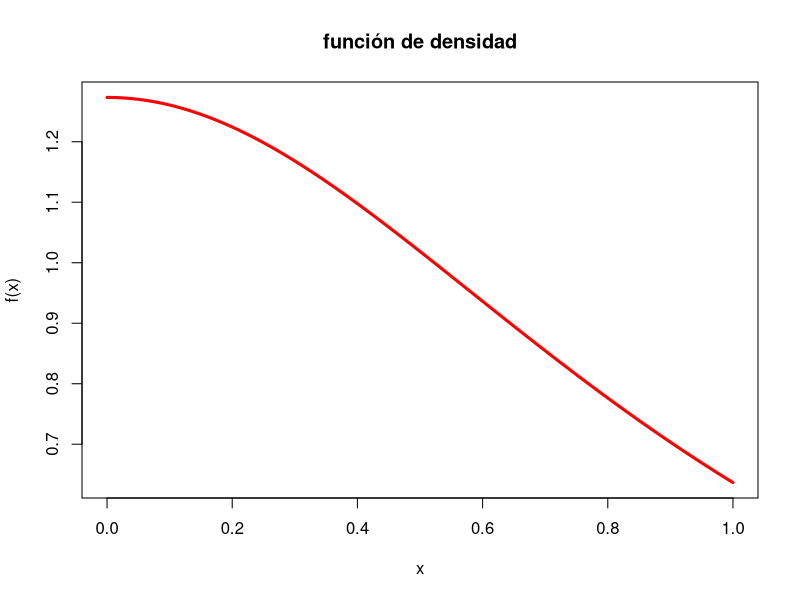
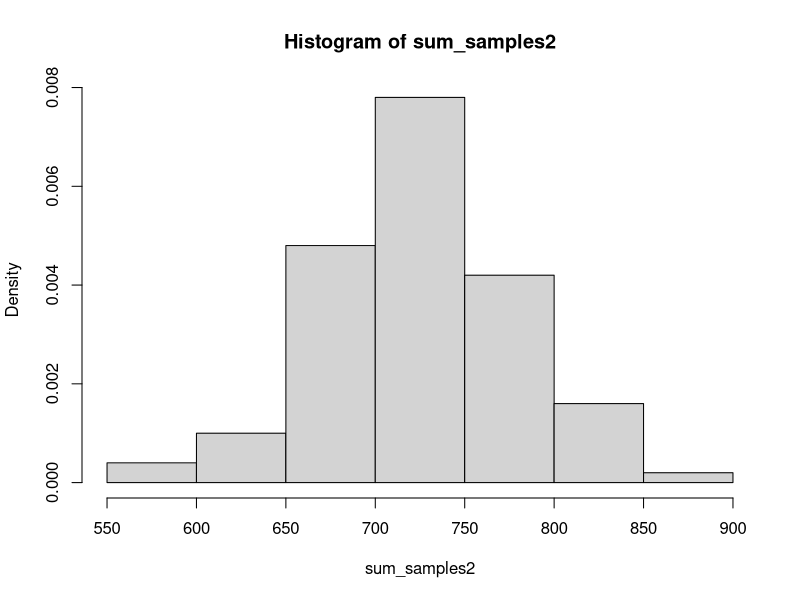
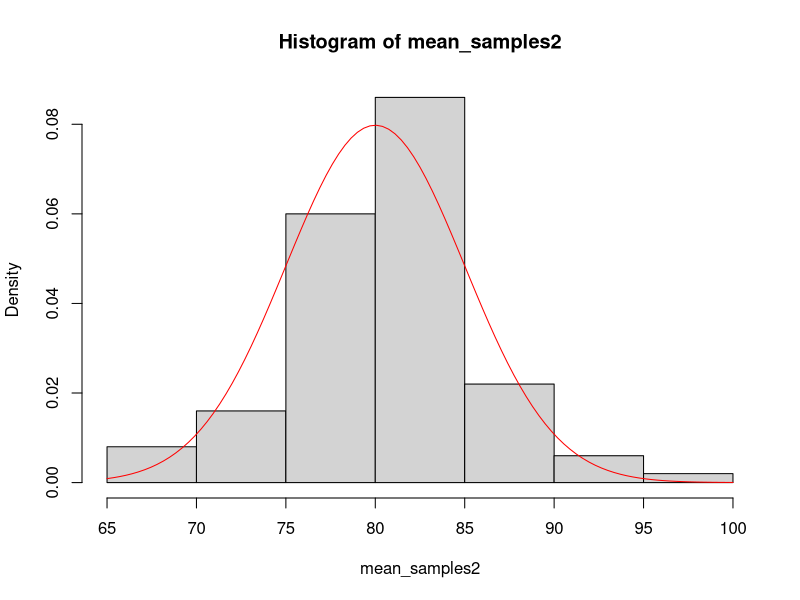
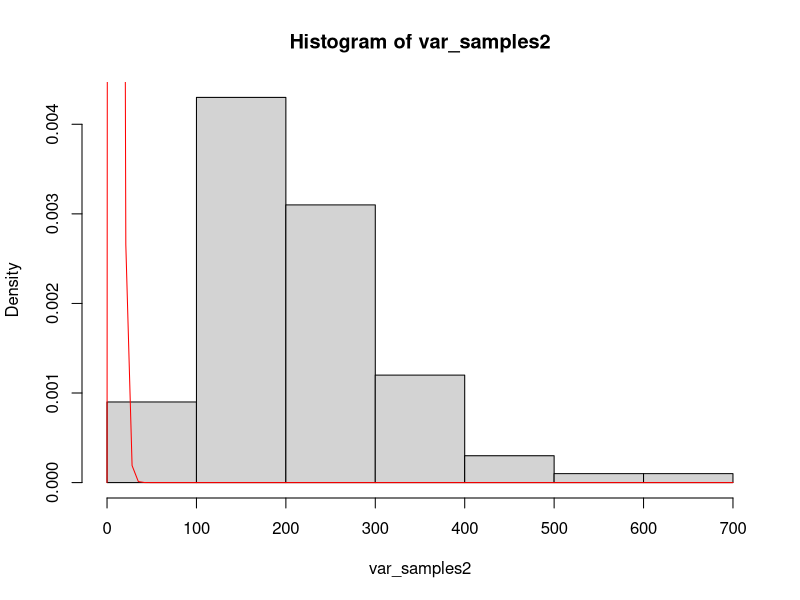
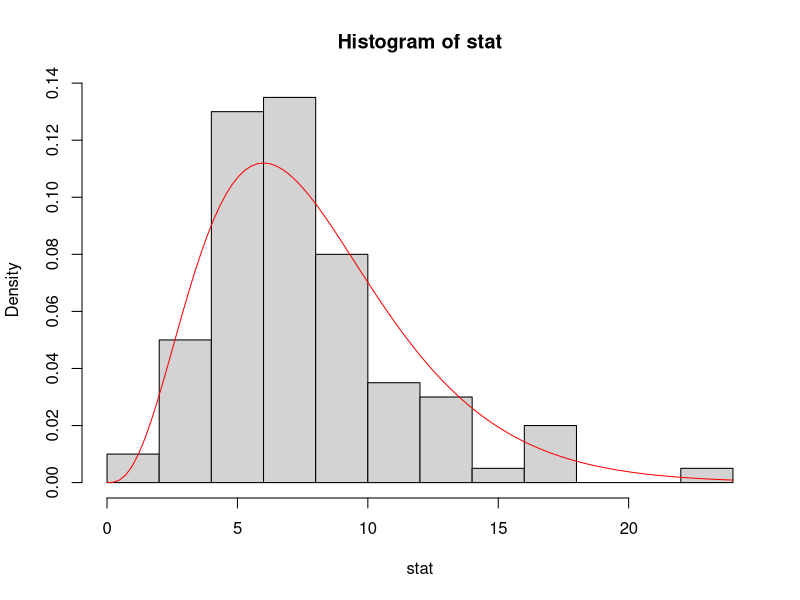

These figures' R source, in order:
## EJERCICIO 1
mu<- 0.4412712
sigma<-sqrt(0.07851927)

f <- function(x) {
  4 / (pi * (1 + x^2))
}

#graficar
curve(f,0,1,col='red', lwd=3, mai= 'función de densidad', xlab='x', ylab='f(x)')

#simulación
N<- 50 #nº de muestras
n<- 4 #tamaño de muestras
size1<- N*n

x1<- seq(0,1,0.001)
f1<- f(x1)
set.seed(321)
samples<- sample(x1, size1, replace=T, prob=f1)
samples_x<-as.data.frame(matrix(samples, ncol=n))

#función de distr. de suma
sum_sample_x<- apply(samples_x,1,sum)
mean(sum_sample_x)
0.4412712*n #comprovación q sea la media sea n veces mayor
var(sum_sample_x)
0.07851927*n
#como n menor a 30 no es distribución normal

#función de distr. media
mean_sample_x<- apply(samples_x,1,mean)
mean(mean_sample_x)
var(mean_sample_x)
0.07851927/n

#función de distr. varianza
var_sample_x<- apply(samples_x,1,var)
mean(var_sample_x)

n2=50
#se puede hacer distr. normal
pnorm(24, n2*mu, sqrt(n2)*sigma)- pnorm(17, n2*mu, sqrt(n2)*sigma)
pnorm(0.41, mu, sigma/sqrt(n2))- pnorm(0.39, mu, sigma/sqrt(n2))
pchisq((n2-1)*0.15^2/sigma^2, df=n2-1)- pchisq((n2-1)*0.05^2/sigma^2, df=n2-1)


## EJERCICIO 2
mux<- 80
sigmax<- 15
#distr. normal
#Simular
n_2<- 9
N_2<- 100
size2<- n_2*N_2
set.seed(321)
muestra<- rnorm(size2, mux, sigmax)
samples_2<- as.data.frame(matrix(muestra, ncol=n_2))
#distr. suma
sum_samples2<- apply(samples_2, 1, sum)
hist(sum_samples2, prob=T)

#distr. media
mean_samples2<- apply(samples_2,1,mean)                               
hist(mean_samples2, prob=T)       
curve(dnorm(x, mux, sigmax/sqrt(n_2)), col='red', add=T)
#distr. varianza
var_samples2<- apply(samples_2, 1, var)
hist(var_samples2, prob=T)
curve(dchisq(x, df=n_2-1), col='red', add=T)

stat<- (n_2-1)*var_samples2/sigmax^2
hist(stat, prob=T)
curve(dchisq(x, n_2-1), col='red', add=T)

#P(700<T<800); n=9
n3<- 9
pnorm(800, mux*n3, sqrt(n3)*sigmax)- pnorm(700,mux*n3, sqrt(n3)*sigmax)
#P(78<xbar<80)
pnorm(80, mux,sigmax/sqrt(n3))-pnorm(78, mux,sigmax/sqrt(n3))
#P(200<s^2<250)
pchisq((n3-1)*250/sigmax^2, df=n3-1)-pchisq((n3-1)*200/sigmax^2, df=n3-1)
